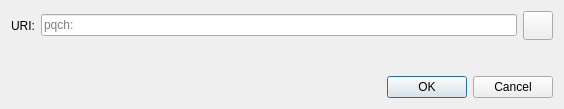
<?xml version="1.0" encoding="UTF-8"?>
<ui version="4.0">
 <class>OpenURIDialog</class>
 <widget class="QDialog" name="OpenURIDialog">
  <property name="geometry">
   <rect>
    <x>0</x>
    <y>0</y>
    <width>564</width>
    <height>109</height>
   </rect>
  </property>
  <property name="windowTitle">
   <string>Open pqch URI</string>
  </property>
  <layout class="QVBoxLayout" name="verticalLayout">
   <item>
    <layout class="QHBoxLayout" name="horizontalLayout">
     <item>
      <widget class="QLabel" name="label">
       <property name="text">
        <string>URI:</string>
       </property>
      </widget>
     </item>
     <item>
      <widget class="QValidatedLineEdit" name="uriEdit">
       <property name="placeholderText">
        <string notr="true">pqch:</string>
       </property>
      </widget>
     </item>
     <item>
      <widget class="QToolButton" name="pasteButton">
       <property name="toolTip">
        <string extracomment="Tooltip text for button that allows you to paste an address that is in your clipboard.">Paste address from clipboard</string>
       </property>
       <property name="text">
        <string/>
       </property>
       <property name="icon">
        <iconset resource="../bitcoin.qrc">
         <normaloff>:/icons/editpaste</normaloff>:/icons/editpaste
        </iconset>
       </property>
       <property name="iconSize">
        <size>
         <width>22</width>
         <height>22</height>
        </size>
       </property>
      </widget>
     </item>
    </layout>
   </item>
   <item>
    <spacer name="verticalSpacer">
     <property name="orientation">
      <enum>Qt::Vertical</enum>
     </property>
     <property name="sizeHint" stdset="0">
      <size>
       <width>20</width>
       <height>40</height>
      </size>
     </property>
    </spacer>
   </item>
   <item>
    <widget class="QDialogButtonBox" name="buttonBox">
     <property name="orientation">
      <enum>Qt::Horizontal</enum>
     </property>
     <property name="standardButtons">
      <set>QDialogButtonBox::Cancel|QDialogButtonBox::Ok</set>
     </property>
    </widget>
   </item>
  </layout>
 </widget>
 <customwidgets>
  <customwidget>
   <class>QValidatedLineEdit</class>
   <extends>QLineEdit</extends>
   <header>qt/qvalidatedlineedit.h</header>
  </customwidget>
 </customwidgets>
 <resources/>
 <connections>
  <connection>
   <sender>buttonBox</sender>
   <signal>accepted()</signal>
   <receiver>OpenURIDialog</receiver>
   <slot>accept()</slot>
   <hints>
    <hint type="sourcelabel">
     <x>248</x>
     <y>254</y>
    </hint>
    <hint type="destinationlabel">
     <x>157</x>
     <y>274</y>
    </hint>
   </hints>
  </connection>
  <connection>
   <sender>buttonBox</sender>
   <signal>rejected()</signal>
   <receiver>OpenURIDialog</receiver>
   <slot>reject()</slot>
   <hints>
    <hint type="sourcelabel">
     <x>316</x>
     <y>260</y>
    </hint>
    <hint type="destinationlabel">
     <x>286</x>
     <y>274</y>
    </hint>
   </hints>
  </connection>
 </connections>
</ui>
